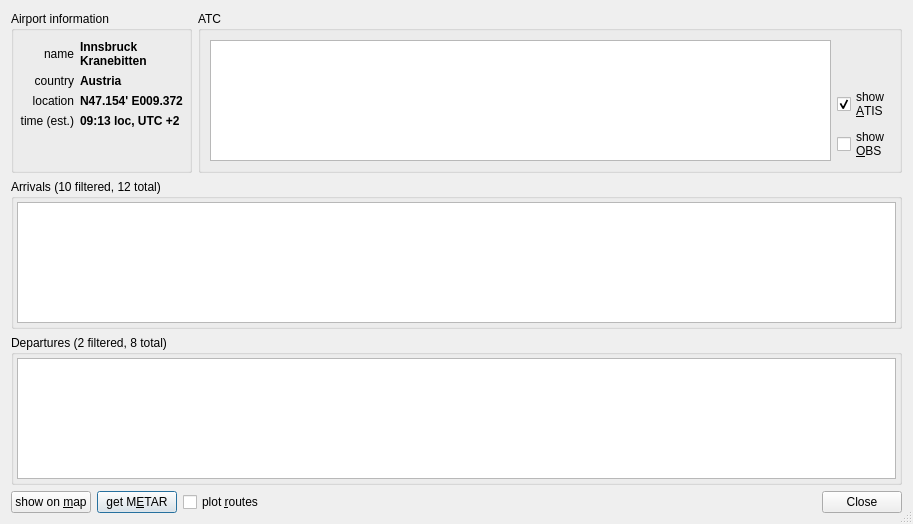
<?xml version="1.0" encoding="UTF-8"?>
<ui version="4.0">
 <class>AirportDetails</class>
 <widget class="QDialog" name="AirportDetails">
  <property name="geometry">
   <rect>
    <x>0</x>
    <y>0</y>
    <width>913</width>
    <height>524</height>
   </rect>
  </property>
  <property name="windowTitle">
   <string>Dialog</string>
  </property>
  <property name="windowIcon">
   <iconset resource="Resources.qrc">
    <normaloff>:/icons/qutescoop.png</normaloff>:/icons/qutescoop.png</iconset>
  </property>
  <property name="sizeGripEnabled">
   <bool>true</bool>
  </property>
  <layout class="QVBoxLayout" name="_2">
   <item>
    <layout class="QHBoxLayout" name="horizontalLayout">
     <item>
      <widget class="QGroupBox" name="groupBox_4">
       <property name="title">
        <string>Airport information</string>
       </property>
       <property name="alignment">
        <set>Qt::AlignLeading|Qt::AlignLeft|Qt::AlignTop</set>
       </property>
       <layout class="QGridLayout">
        <property name="leftMargin">
         <number>6</number>
        </property>
        <property name="rightMargin">
         <number>6</number>
        </property>
        <item row="0" column="0">
         <widget class="QLabel" name="label_4">
          <property name="text">
           <string>name</string>
          </property>
          <property name="alignment">
           <set>Qt::AlignRight|Qt::AlignTrailing|Qt::AlignVCenter</set>
          </property>
         </widget>
        </item>
        <item row="0" column="1">
         <widget class="QLabel" name="lblName">
          <property name="font">
           <font>
            <weight>75</weight>
            <bold>true</bold>
           </font>
          </property>
          <property name="text">
           <string>Innsbruck
Kranebitten</string>
          </property>
         </widget>
        </item>
        <item row="1" column="0">
         <widget class="QLabel" name="label_5">
          <property name="text">
           <string>country</string>
          </property>
          <property name="alignment">
           <set>Qt::AlignRight|Qt::AlignTrailing|Qt::AlignVCenter</set>
          </property>
         </widget>
        </item>
        <item row="1" column="1">
         <widget class="QLabel" name="lblCountry">
          <property name="font">
           <font>
            <weight>75</weight>
            <bold>true</bold>
           </font>
          </property>
          <property name="text">
           <string>Austria</string>
          </property>
         </widget>
        </item>
        <item row="2" column="0">
         <widget class="QLabel" name="label_2">
          <property name="text">
           <string>location</string>
          </property>
          <property name="alignment">
           <set>Qt::AlignRight|Qt::AlignTrailing|Qt::AlignVCenter</set>
          </property>
         </widget>
        </item>
        <item row="2" column="1">
         <widget class="QLabel" name="lblLocation">
          <property name="font">
           <font>
            <weight>75</weight>
            <bold>true</bold>
           </font>
          </property>
          <property name="text">
           <string>N47.154' E009.372</string>
          </property>
         </widget>
        </item>
        <item row="3" column="0">
         <widget class="QLabel" name="label_6">
          <property name="toolTip">
           <string>local time simply estimated by longitude</string>
          </property>
          <property name="text">
           <string>time (est.)</string>
          </property>
          <property name="alignment">
           <set>Qt::AlignRight|Qt::AlignTrailing|Qt::AlignVCenter</set>
          </property>
         </widget>
        </item>
        <item row="3" column="1">
         <widget class="QLabel" name="lblTime">
          <property name="font">
           <font>
            <weight>75</weight>
            <bold>true</bold>
           </font>
          </property>
          <property name="toolTip">
           <string>local time simply estimated by longitude</string>
          </property>
          <property name="text">
           <string>09:13 loc, UTC +2</string>
          </property>
         </widget>
        </item>
        <item row="4" column="0">
         <spacer name="verticalSpacer">
          <property name="orientation">
           <enum>Qt::Vertical</enum>
          </property>
          <property name="sizeHint" stdset="0">
           <size>
            <width>20</width>
            <height>40</height>
           </size>
          </property>
         </spacer>
        </item>
       </layout>
      </widget>
     </item>
     <item>
      <widget class="QGroupBox" name="groupBoxAtc">
       <property name="sizePolicy">
        <sizepolicy hsizetype="Preferred" vsizetype="Maximum">
         <horstretch>0</horstretch>
         <verstretch>0</verstretch>
        </sizepolicy>
       </property>
       <property name="title">
        <string>ATC</string>
       </property>
       <layout class="QGridLayout" name="gridLayoutATC">
        <item row="0" column="0">
         <widget class="QTreeView" name="treeAtc">
          <property name="editTriggers">
           <set>QAbstractItemView::NoEditTriggers</set>
          </property>
          <property name="tabKeyNavigation">
           <bool>true</bool>
          </property>
          <property name="showDropIndicator" stdset="0">
           <bool>false</bool>
          </property>
          <property name="rootIsDecorated">
           <bool>false</bool>
          </property>
          <property name="uniformRowHeights">
           <bool>true</bool>
          </property>
          <property name="itemsExpandable">
           <bool>false</bool>
          </property>
          <property name="sortingEnabled">
           <bool>true</bool>
          </property>
          <property name="allColumnsShowFocus">
           <bool>true</bool>
          </property>
          <property name="expandsOnDoubleClick">
           <bool>false</bool>
          </property>
         </widget>
        </item>
        <item row="0" column="2">
         <layout class="QVBoxLayout" name="verticalLayout">
          <item>
           <spacer name="verticalSpacer_2">
            <property name="orientation">
             <enum>Qt::Vertical</enum>
            </property>
            <property name="sizeHint" stdset="0">
             <size>
              <width>20</width>
              <height>40</height>
             </size>
            </property>
           </spacer>
          </item>
          <item>
           <widget class="QCheckBox" name="cbAtis">
            <property name="toolTip">
             <string>show ATISes in ATC list</string>
            </property>
            <property name="text">
             <string>show
&amp;ATIS</string>
            </property>
            <property name="checked">
             <bool>true</bool>
            </property>
           </widget>
          </item>
          <item>
           <widget class="QCheckBox" name="cbObservers">
            <property name="toolTip">
             <string>show observers in ATC list</string>
            </property>
            <property name="text">
             <string>show 
&amp;OBS</string>
            </property>
           </widget>
          </item>
         </layout>
        </item>
       </layout>
      </widget>
     </item>
    </layout>
   </item>
   <item>
    <widget class="QGroupBox" name="groupBoxArrivals">
     <property name="toolTip">
      <string>numbers reflect the Preferences/Display (airports)/traffic visualization settings</string>
     </property>
     <property name="title">
      <string>Arrivals (10 filtered, 12 total)</string>
     </property>
     <layout class="QVBoxLayout">
      <property name="margin">
       <number>3</number>
      </property>
      <item>
       <widget class="QTreeView" name="treeArrivals">
        <property name="editTriggers">
         <set>QAbstractItemView::NoEditTriggers</set>
        </property>
        <property name="tabKeyNavigation">
         <bool>true</bool>
        </property>
        <property name="showDropIndicator" stdset="0">
         <bool>false</bool>
        </property>
        <property name="rootIsDecorated">
         <bool>false</bool>
        </property>
        <property name="uniformRowHeights">
         <bool>true</bool>
        </property>
        <property name="itemsExpandable">
         <bool>false</bool>
        </property>
        <property name="sortingEnabled">
         <bool>true</bool>
        </property>
        <property name="allColumnsShowFocus">
         <bool>true</bool>
        </property>
        <property name="expandsOnDoubleClick">
         <bool>false</bool>
        </property>
       </widget>
      </item>
     </layout>
    </widget>
   </item>
   <item>
    <widget class="QGroupBox" name="groupBoxDepartures">
     <property name="toolTip">
      <string>numbers reflect the Preferences/Display (airports)/traffic visualization settings</string>
     </property>
     <property name="title">
      <string>Departures (2 filtered, 8 total)</string>
     </property>
     <layout class="QVBoxLayout">
      <property name="margin">
       <number>3</number>
      </property>
      <item>
       <widget class="QTreeView" name="treeDepartures">
        <property name="editTriggers">
         <set>QAbstractItemView::NoEditTriggers</set>
        </property>
        <property name="tabKeyNavigation">
         <bool>true</bool>
        </property>
        <property name="showDropIndicator" stdset="0">
         <bool>false</bool>
        </property>
        <property name="rootIsDecorated">
         <bool>false</bool>
        </property>
        <property name="uniformRowHeights">
         <bool>true</bool>
        </property>
        <property name="itemsExpandable">
         <bool>false</bool>
        </property>
        <property name="sortingEnabled">
         <bool>true</bool>
        </property>
        <property name="allColumnsShowFocus">
         <bool>true</bool>
        </property>
        <property name="expandsOnDoubleClick">
         <bool>false</bool>
        </property>
       </widget>
      </item>
     </layout>
    </widget>
   </item>
   <item>
    <layout class="QHBoxLayout" name="_4">
     <item>
      <widget class="QPushButton" name="buttonShowOnMap">
       <property name="toolTip">
        <string>move to and zoom in on this airport</string>
       </property>
       <property name="text">
        <string>show on &amp;map</string>
       </property>
       <property name="shortcut">
        <string>S</string>
       </property>
       <property name="autoDefault">
        <bool>false</bool>
       </property>
      </widget>
     </item>
     <item>
      <widget class="QPushButton" name="pbMetar">
       <property name="toolTip">
        <string>will be displayed in METAR decoder dock</string>
       </property>
       <property name="text">
        <string>get M&amp;ETAR</string>
       </property>
      </widget>
     </item>
     <item>
      <widget class="QCheckBox" name="cbPlotRoutes">
       <property name="toolTip">
        <string>Also accessible by right click on the airport label. Uses navigation database if available.</string>
       </property>
       <property name="text">
        <string>plot &amp;routes</string>
       </property>
      </widget>
     </item>
     <item>
      <widget class="QDialogButtonBox" name="buttonBox">
       <property name="standardButtons">
        <set>QDialogButtonBox::Close</set>
       </property>
      </widget>
     </item>
    </layout>
   </item>
  </layout>
 </widget>
 <tabstops>
  <tabstop>treeArrivals</tabstop>
  <tabstop>buttonShowOnMap</tabstop>
 </tabstops>
 <resources>
  <include location="Resources.qrc"/>
 </resources>
 <connections>
  <connection>
   <sender>buttonShowOnMap</sender>
   <signal>clicked()</signal>
   <receiver>AirportDetails</receiver>
   <slot>close()</slot>
   <hints>
    <hint type="sourcelabel">
     <x>105</x>
     <y>581</y>
    </hint>
    <hint type="destinationlabel">
     <x>361</x>
     <y>281</y>
    </hint>
   </hints>
  </connection>
  <connection>
   <sender>buttonBox</sender>
   <signal>clicked(QAbstractButton*)</signal>
   <receiver>AirportDetails</receiver>
   <slot>close()</slot>
   <hints>
    <hint type="sourcelabel">
     <x>776</x>
     <y>565</y>
    </hint>
    <hint type="destinationlabel">
     <x>742</x>
     <y>343</y>
    </hint>
   </hints>
  </connection>
 </connections>
</ui>
